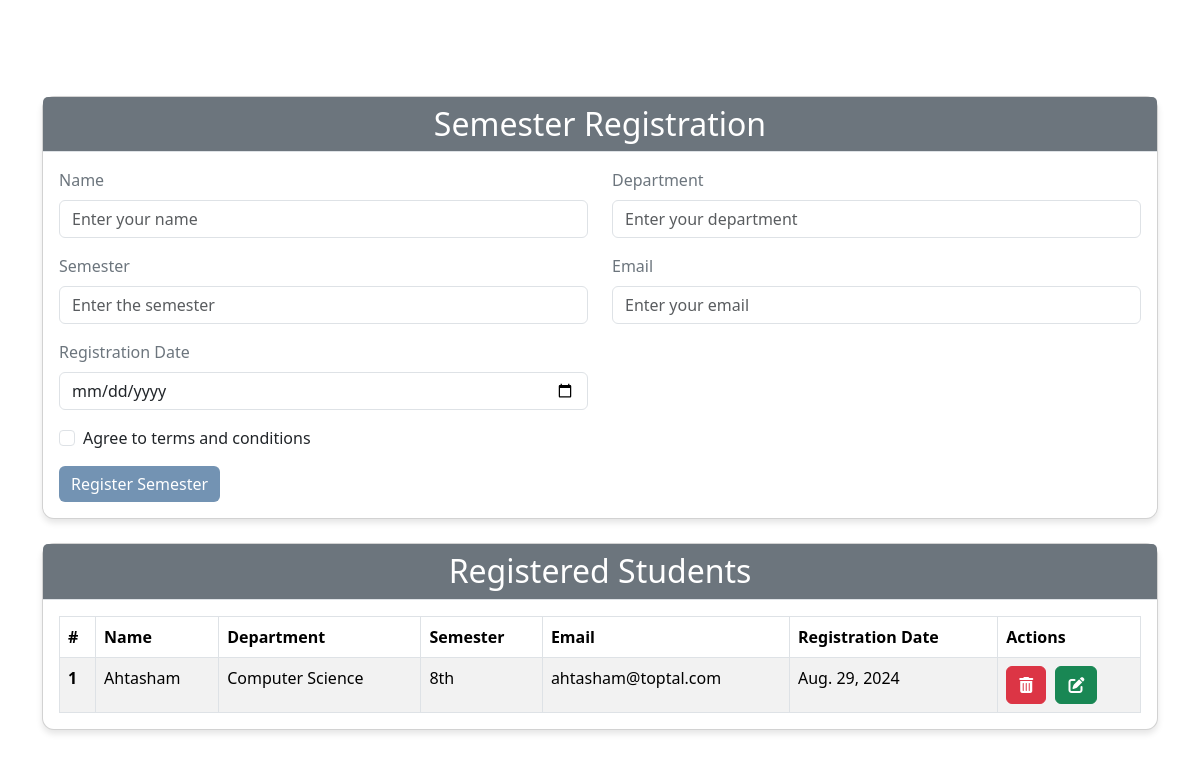
Page /semester_registration (signed in) on the earlier database version.
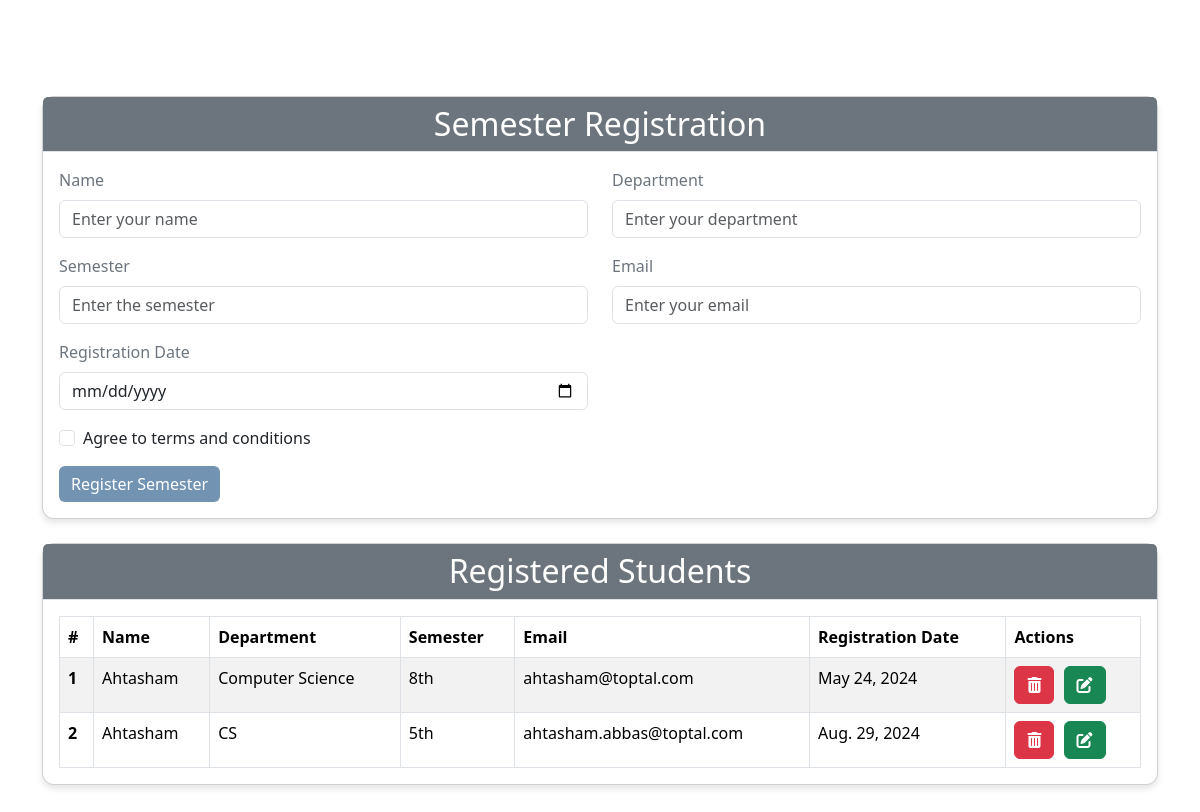
Same page on the later database version.
### dashboard/models.py (models this page shows, shortened)
class Semester(models.Model):
    user = models.ForeignKey(User, on_delete=models.SET_NULL, null=True, blank=True)
    name = models.CharField(max_length=50)
    department = models.CharField(max_length=50)
    semester = models.CharField(max_length=50)
    email = models.EmailField(max_length=50)
    registration_date = models.DateField(auto_now_add=True)

### dashboard/views.py (the view, shortened to what this page needs)
# urls.py: path('semester_registration', views.semester_registration, name='semester_registration'),
@login_required(login_url="user_login")
def semester_registration(request):
    queryset = Semester.objects.all()
    context = {
        'page': 'Home',
        'semester_registration': queryset
    }
    return render(request, "home.html", context)

### templates/home.html (shortened to what this page needs)
{% extends "base.html" %}
{% block start %}
    <div class="container my-5">
        <div class="card mb-4">
            <div class="card-header" style="background-color: #6C757D; color: #ffffff; text-align: center;">
                <h2 class="mb-0">Semester Registration</h2>
            </div>
            <div class="card-body">
                <form method="post" enctype="multipart/form-data">
                    <div class="row mb-3">
                        <div class="col-md-6">
                            <label for="name" class="form-label">Name</label>
                            <input type="text" class="form-control" id="name" name="name" placeholder="Enter your name"
                                   required>
                        </div>
                        <div class="col-md-6">
                            <label for="department" class="form-label">Department</label>
                            <input type="text" class="form-control" id="department" name="department"
                                   placeholder="Enter your department" required>
                        </div>
                    </div>
                    <div class="row mb-3">
                        <div class="col-md-6">
                            <label for="semester" class="form-label">Semester</label>
                            <input type="text" class="form-control" id="semester" name="semester"
                                   placeholder="Enter the semester" required>
                        </div>
                        <div class="col-md-6">
                            <label for="email" class="form-label">Email</label>
                            <input type="email" class="form-control" id="email" name="email"
                                   placeholder="Enter your email" required>
                        </div>
                    </div>
                    <div class="row mb-3">
                        <div class="col-md-6">
                            <label for="registration_date" class="form-label">Registration Date</label>
                            <input type="date" class="form-control" id="registration_date" name="registration_date"
                                   required>
                        </div>
                    </div>
                    <div class="form-check mb-3">
                        <input class="form-check-input" type="checkbox" value="" id="terms" name="terms" required>
                        <label class="form-check-label" for="terms">
                            Agree to terms and conditions
                        </label>
                    </div>
                    <button class="btn btn-custom" type="submit">Register Semester</button>
                </form>
            </div>
        </div>
        <div class="card">
            <div class="card-header" style="background-color: #6C757D; color: #ffffff; text-align: center;">
                <h2 class="mb-0">Registered Students</h2>
            </div>
            <div class="card-body">
                <div class="table-responsive">
                    <table class="table table-striped table-bordered">
                        <thead>
                        <tr>
                            <th scope="col">#</th>
                            <th scope="col">Name</th>
                            <th scope="col">Department</th>
                            <th scope="col">Semester</th>
                            <th scope="col">Email</th>
                            <th scope="col">Registration Date</th>
                            <th scope="col">Actions</th>
                        </tr>
                        </thead>
                        <tbody>
                        {% for semester in semester_registration %}
                            <tr>
                                <th scope="row">{{ forloop.counter }}</th>
                                <td>{{ semester.name }}</td>
                                <td>{{ semester.department }}</td>
                                <td>{{ semester.semester }}</td>
                                <td>{{ semester.email }}</td>
                                <td>{{ semester.registration_date }}</td>
                                <td>
                                    <a href="/delete_semester/{{ semester.id }}" class="btn btn-danger"
                                       title="Delete">
                                        <i class="fas fa-trash-alt"></i>
                                    </a>
                                    <a href="/update_semester/{{semester.id}}" class="btn btn-success"
                                       title="Update">
                                        <i class="fas fa-edit"></i>
                                    </a>
                                </td>
                            </tr>
                        {% empty %}
                            <tr>
                                <td colspan="6" class="text-center">No data available.</td>
                            </tr>
                        {% endfor %}
                        </tbody>
                    </table>
                </div>
            </div>
        </div>
    </div>
{% endblock %}

### templates/base.html (shortened to what this page needs)
<!doctype html>
<html lang="en">
<head>
    <link href="https://cdn.jsdelivr.net/npm/bootstrap@5.3.3/dist/css/bootstrap.min.css" rel="stylesheet"
>
    <link rel="stylesheet" href="https://cdnjs.cloudflare.com/ajax/libs/font-awesome/6.0.0-beta3/css/all.min.css">
</head>
<body>
<div class="container pb-5">
</div>
{% block start %}
{% endblock %}
</body>
</html>

### templates/home.html (style rules this page uses)
.card { border-radius: 0.75rem; box-shadow: 0 4px 6px rgba(0, 0, 0, 0.1); }
.card-header { border-bottom: 1px solid #dee2e6; }
.form-label { font-weight: 500; color: #6C757D; }
.btn-custom { background-color: #7393B3; border: none; color: #ffffff; }
.table { width: 100%; margin: 0 auto; }
.table thead th { background-color: white; color: black; font-weight: bolder; }
.table tbody tr { background-color: white; }
.table.table-bordered, .table.table-bordered th, .table.table-bordered td { border: 1px solid #dee2e6; }
.btn { margin-right: 5px; }
.btn:last-child { margin-right: 0; }

Differences in the rows shown:
changed Semester "Computer Science": registration_date "Aug. 29, 2024" → "May 24, 2024"
added Semester: name "Ahtasham", department "CS", semester "5th", email "ahtasham.abbas@toptal.com", registration_date "Aug. 29, 2024"
